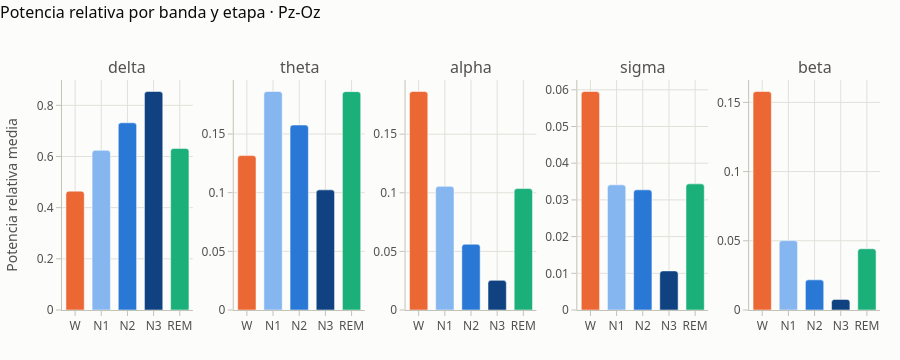

Notebook source saved alongside this figure:
### Markdown cell above
**¿Qué bandas dominan cada etapa? (canal posterior, donde el alfa de vigilia es más visible)**

### Code cell
rel = queries.run_query("relative_band_power_by_stage")
plots.band_power_by_stage(rel, "Pz-Oz").show()

### Figure 1 — Plotly figure (JSON) as saved in the notebook; plotly's stock layout.template omitted (floating-point values rounded to 4 significant figures)
{"data": [{"hovertemplate": "delta · %{x}<br>%{y:.3f}<extra></extra>", "marker": {"color": ["#eb6834", "#86b6ef", "#2a78d6", "#104281", "#1baf7a"], "cornerradius": 3}, "showlegend": false, "type": "bar", "x": ["W", "N1", "N2", "N3", "REM"], "xaxis": "x", "y": [0.4646, 0.624, 0.7317, 0.854, 0.6317], "yaxis": "y"}, {"hovertemplate": "theta · %{x}<br>%{y:.3f}<extra></extra>", "marker": {"color": ["#eb6834", "#86b6ef", "#2a78d6", "#104281", "#1baf7a"], "cornerradius": 3}, "showlegend": false, "type": "bar", "x": ["W", "N1", "N2", "N3", "REM"], "xaxis": "x2", "y": [0.1316, 0.1862, 0.1576, 0.1024, 0.1861], "yaxis": "y2"}, {"hovertemplate": "alpha · %{x}<br>%{y:.3f}<extra></extra>", "marker": {"color": ["#eb6834", "#86b6ef", "#2a78d6", "#104281", "#1baf7a"], "cornerradius": 3}, "showlegend": false, "type": "bar", "x": ["W", "N1", "N2", "N3", "REM"], "xaxis": "x3", "y": [0.1864, 0.1055, 0.05613, 0.02529, 0.1036], "yaxis": "y3"}, {"hovertemplate": "sigma · %{x}<br>%{y:.3f}<extra></extra>", "marker": {"color": ["#eb6834", "#86b6ef", "#2a78d6", "#104281", "#1baf7a"], "cornerradius": 3}, "showlegend": false, "type": "bar", "x": ["W", "N1", "N2", "N3", "REM"], "xaxis": "x4", "y": [0.05954, 0.0341, 0.03274, 0.01066, 0.03437], "yaxis": "y4"}, {"hovertemplate": "beta · %{x}<br>%{y:.3f}<extra></extra>", "marker": {"color": ["#eb6834", "#86b6ef", "#2a78d6", "#104281", "#1baf7a"], "cornerradius": 3}, "showlegend": false, "type": "bar", "x": ["W", "N1", "N2", "N3", "REM"], "xaxis": "x5", "y": [0.1579, 0.05014, 0.02179, 0.007669, 0.04426], "yaxis": "y5"}], "layout": {"annotations": [{"font": {"size": 16}, "showarrow": false, "text": "delta", "x": 0.08, "xanchor": "center", "xref": "paper", "y": 1.0, "yanchor": "bottom", "yref": "paper"}, {"font": {"size": 16}, "showarrow": false, "text": "theta", "x": 0.29, "xanchor": "center", "xref": "paper", "y": 1.0, "yanchor": "bottom", "yref": "paper"}, {"font": {"size": 16}, "showarrow": false, "text": "alpha", "x": 0.5, "xanchor": "center", "xref": "paper", "y": 1.0, "yanchor": "bottom", "yref": "paper"}, {"font": {"size": 16}, "showarrow": false, "text": "sigma", "x": 0.71, "xanchor": "center", "xref": "paper", "y": 1.0, "yanchor": "bottom", "yref": "paper"}, {"font": {"size": 16}, "showarrow": false, "text": "beta", "x": 0.92, "xanchor": "center", "xref": "paper", "y": 1.0, "yanchor": "bottom", "yref": "paper"}], "bargap": 0.3, "font": {"color": "#52514e", "family": "system-ui, -apple-system, \"Segoe UI\", sans-serif", "size": 12}, "height": 360, "hoverlabel": {"bgcolor": "white", "font": {"color": "#0b0b0b"}}, "legend": {"orientation": "h", "title": {"text": ""}, "x": 0, "xanchor": "left", "y": 1.02, "yanchor": "bottom"}, "margin": {"b": 50, "l": 60, "r": 20, "t": 80}, "paper_bgcolor": "#fcfcfb", "plot_bgcolor": "#fcfcfb", "title": {"font": {"color": "#0b0b0b", "size": 16}, "text": "Potencia relativa por banda y etapa · Pz-Oz", "x": 0, "xanchor": "left", "y": 0.98, "yanchor": "top"}, "xaxis": {"anchor": "y", "domain": [0.0, 0.16], "gridcolor": "#e1e0d9", "linecolor": "#c3c2b7", "tickcolor": "#c3c2b7", "ticks": "outside", "zeroline": false}, "xaxis2": {"anchor": "y2", "domain": [0.21, 0.37], "gridcolor": "#e1e0d9", "linecolor": "#c3c2b7", "tickcolor": "#c3c2b7", "ticks": "outside", "zeroline": false}, "xaxis3": {"anchor": "y3", "domain": [0.42, 0.58], "gridcolor": "#e1e0d9", "linecolor": "#c3c2b7", "tickcolor": "#c3c2b7", "ticks": "outside", "zeroline": false}, "xaxis4": {"anchor": "y4", "domain": [0.63, 0.79], "gridcolor": "#e1e0d9", "linecolor": "#c3c2b7", "tickcolor": "#c3c2b7", "ticks": "outside", "zeroline": false}, "xaxis5": {"anchor": "y5", "domain": [0.84, 1.0], "gridcolor": "#e1e0d9", "linecolor": "#c3c2b7", "tickcolor": "#c3c2b7", "ticks": "outside", "zeroline": false}, "yaxis": {"anchor": "x", "domain": [0.0, 1.0], "gridcolor": "#e1e0d9", "linecolor": "#c3c2b7", "tickcolor": "#c3c2b7", "ticks": "outside", "title": {"text": "Potencia relativa media"}, "zeroline": false}, "yaxis2": {"anchor": "x2", "domain": [0.0, 1.0], "gridcolor": "#e1e0d9", "linecolor": "#c3c2b7", "tickcolor": "#c3c2b7", "ticks": "outside", "zeroline": false}, "yaxis3": {"anchor": "x3", "domain": [0.0, 1.0], "gridcolor": "#e1e0d9", "linecolor": "#c3c2b7", "tickcolor": "#c3c2b7", "ticks": "outside", "zeroline": false}, "yaxis4": {"anchor": "x4", "domain": [0.0, 1.0], "gridcolor": "#e1e0d9", "linecolor": "#c3c2b7", "tickcolor": "#c3c2b7", "ticks": "outside", "zeroline": false}, "yaxis5": {"anchor": "x5", "domain": [0.0, 1.0], "gridcolor": "#e1e0d9", "linecolor": "#c3c2b7", "tickcolor": "#c3c2b7", "ticks": "outside", "zeroline": false}}}
